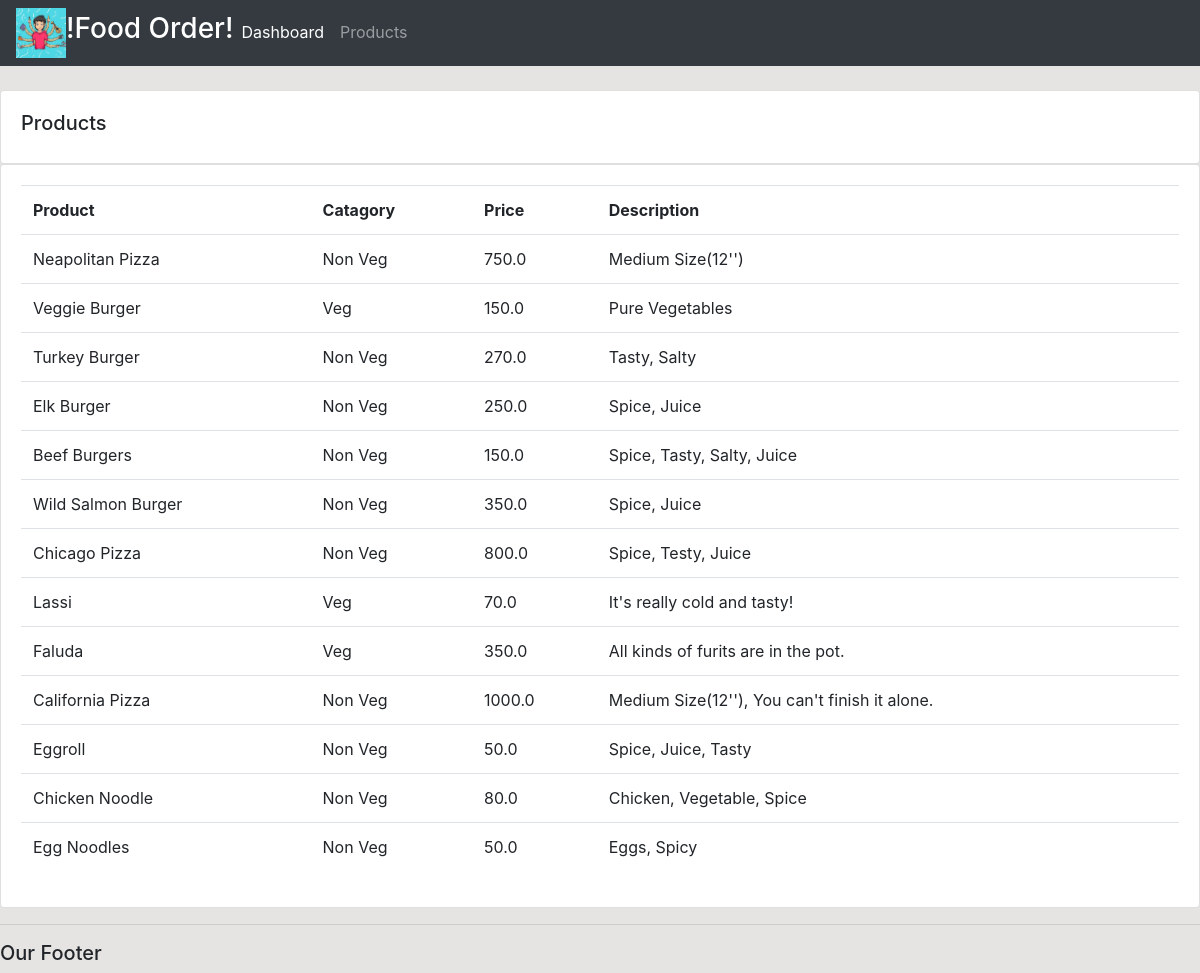
/products/, run on an earlier commit of the app's database.
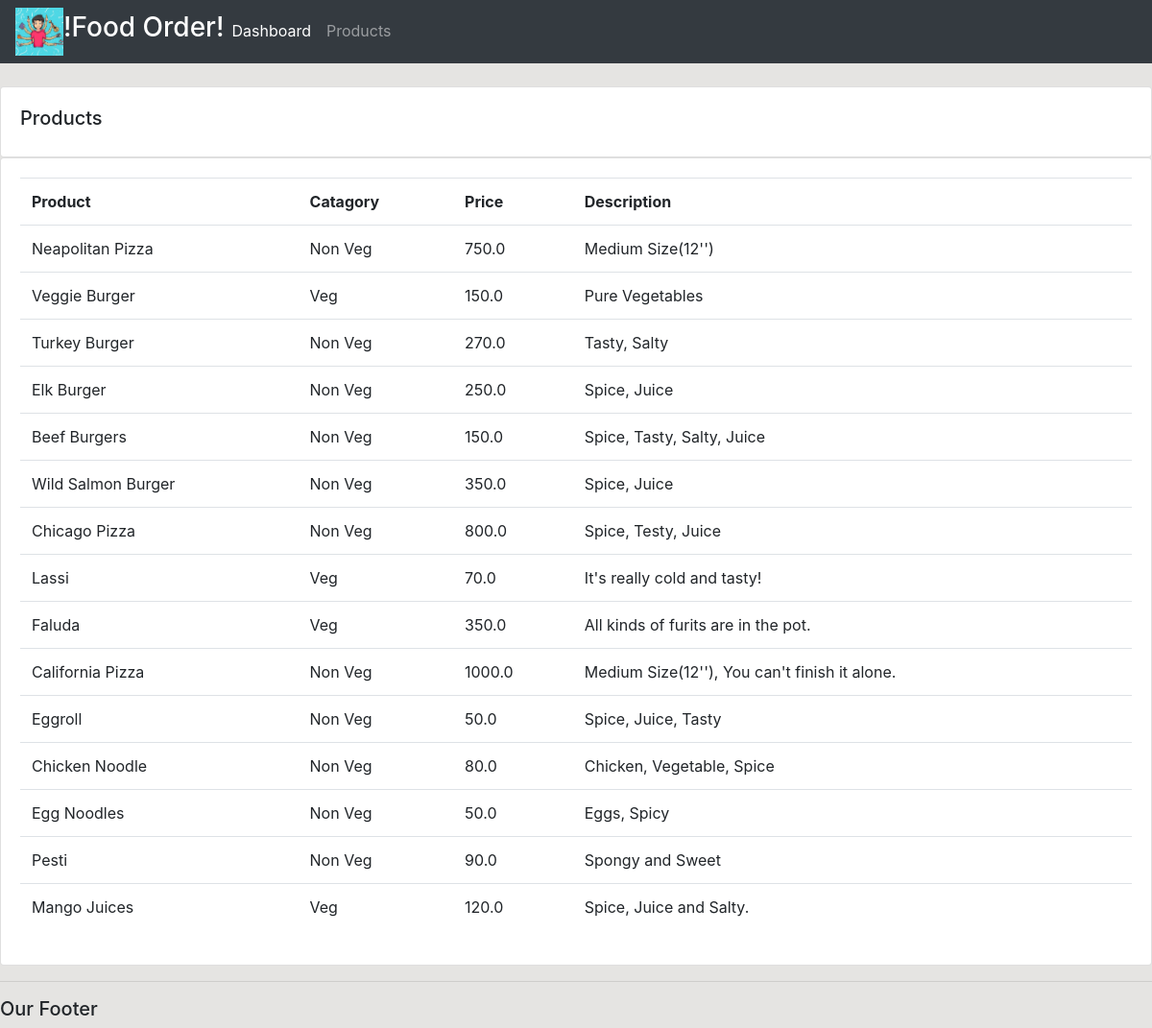
And on a later commit of the database.
### accounts/models.py (models this page shows, shortened)
class Product(models.Model):
    CATEGORY = (
                ('Veg', 'Veg'),
                ('Non Veg', 'Non Veg'),
                )
    name = models.CharField(max_length=200)
    price = models.FloatField(null = True)
    category = models.CharField(max_length=200, null = True, choices = CATEGORY)
    description = models.CharField(max_length=200, null = True, blank = True)
    date_created =  models.DateTimeField(auto_now_add= True)
    tags = models.ManyToManyField(Tag)

### accounts/views.py (the view)
# urls.py: path('products/', views.products, name='products'),
def products(request):
    products = Product.objects.all()
    return render(request, 'accounts/products.html', {'products': products})

### accounts/templates/accounts/products.html
{% extends 'accounts/main.html' %}
{% block content %}
<br>
<div class="row">
 <div class="col-md">
   <div class="card card-body">
     <h5>Products</h5>
   </div>
   <div class="card card-body">
     <table class="table">
       <tr>
         <th>Product</th>
         <th>Catagory</th>
         <th>Price</th>
         <th>Description</th>
       </tr>
          {% for i in products %}
            <tr>
            <td>{{i.name}}</td>
            <td>{{i.category}}</td>
            <td>{{i.price}}</td>
            <td>{{i.description}}</td>
            </tr>
          {% endfor %}
     </table>
   </div>
 </div>
</div>
{% endblock %}

What changed in the data, as far as the page shows it:
added Product: name "Pesti", category "Non Veg", price "90.0", description "Spongy and Sweet"
added Product: name "Mango Juices", category "Veg", price "120.0", description "Spice, Juice and Salty."
